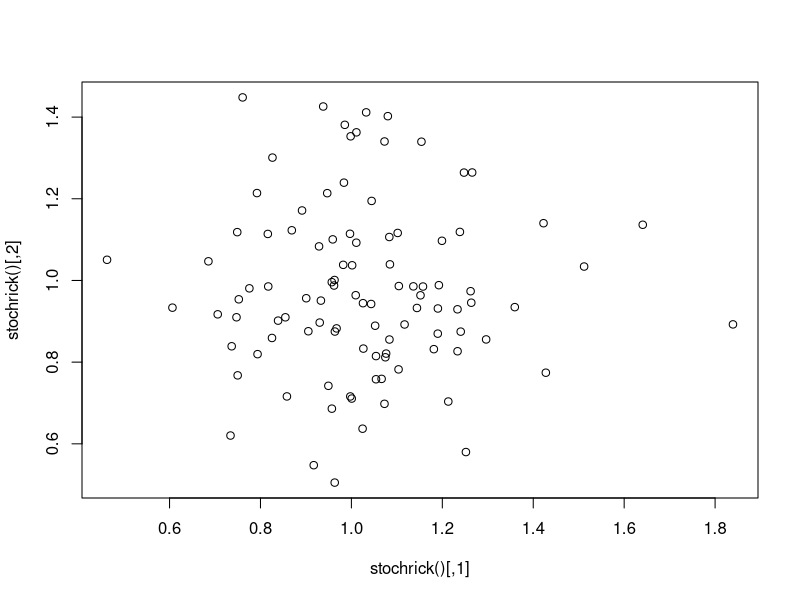

Here is the R script that generated this plot:
# Runs the stochastic (with gaussian fluctuations) Ricker Eqn .

rm(list=ls())

stochrick<-function(p0=runif(1000,.5,1.5),r=1.2,K=1,sigma=0.2,numyears=100)
{
  #initialize
  N<-matrix(NA,numyears,length(p0))
  N[1,]<-p0
  
  for (pop in 1:length(p0)) #loop through the populations
  {
    for (yr in 2:numyears) #for each pop, loop through the years
    {
      N[yr,pop]<-N[yr-1,pop]*exp(r*(1-N[yr-1,pop]/K)+rnorm(1,0,sigma))
    }
  }
 return(N)
}
plot(stochrick())
print(system.time(stochrick(p0=runif(1000,.5,1.5),r=1.2,K=1,sigma=0.2,numyears=100)))

# Now write another function called stochrickvect that vectorizes the above 
# to the extent possible, with improved performance: 

stochrickvect <- function(p0=runif(1000,.5,1.5),r=1.2,K=1,sigma=0.2,numyears=100) {
  
  N<-matrix(NA,numyears,length(p0))
  N[1,]<-p0
  
  #can remove outer loop as R naturally iterates through each column when it runs the row
  func <- for (yr in 2:numyears)
  {
    N[yr,] <- N[yr-1,]*exp(r*(1-N[yr-1,]/K)+rnorm(1000,0,sigma))
  }
  return(N)
}

print("Vectorized Stochastic Ricker takes:")
print(system.time(res2<-stochrickvect()))